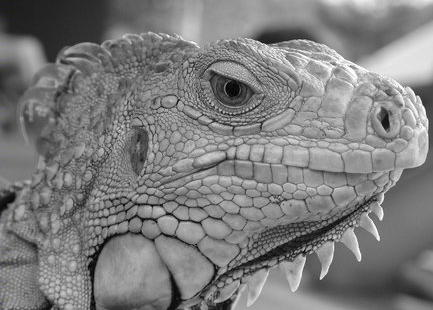
#> input picture Final_Assignments/HW3/Q5/iguana.png, 433 x 310 px
$ jupyter execute Q5.ipynb   (shell and % lines are left out)
#> lines starting #> are read from the running program, lines starting #| are printed output that depends on the picture; after the words box and inside, x2 and y2 are one past the last pixel; in counts of white or black regions, pixels touching at a corner belong together
# Q5

This assignment covers Canny edge detector.

[cell 1]
# Setup
import numpy as np
import matplotlib.pyplot as plt
from time import time
from skimage import io
import functools

from __future__ import print_function

plt.rcParams['figure.figsize'] = (15.0, 12.0) # set default size of plots
plt.rcParams['image.interpolation'] = 'nearest'
plt.rcParams['image.cmap'] = 'gray'

# for auto-reloading extenrnal modules

### 1.1 Smoothing
#### Implementation
We first smooth the input image by convolving it with a Gaussian kernel. The equation for a Gaussian kernel of size $(2k+1)\times(2k+1)$ is given by:

$$h_{ij}=\frac{1}{2\pi\sigma^2}\exp{\Bigl(-\frac{(i-k)^2+(j-k)^2}{2\sigma^2}\Bigr)}, 0\leq i,j < 2k+1$$

Implement **`conv`** and **`gaussian_kernel`**  and run the code below.

[cell 2]
def conv(image, kernel):
    """ An implementation of convolution filter.

    This function uses element-wise multiplication and np.sum()
    to efficiently compute weighted sum of neighborhood at each
    pixel.

    Args:
        image: numpy array of shape (Hi, Wi)
        kernel: numpy array of shape (Hk, Wk)

    Returns:
        out: numpy array of shape (Hi, Wi)
    """
    Hi, Wi = image.shape
    Hk, Wk = kernel.shape
    out = np.zeros((Hi, Wi))

    # For this assignment, we will use edge values to pad the images.
    # Zero padding will make derivatives at the image boundary very big,
    # whereas we want to ignore the edges at the boundary.
    pad_width0 = Hk // 2
    pad_width1 = Wk // 2
    pad_width = ((pad_width0,pad_width0),(pad_width1,pad_width1))
    padded = np.pad(image, pad_width, mode='edge')


    ### YOUR CODE HERE
    for i in range(Hi):
        for j in range(Wi):
            # Extract the region around the current pixel
            region = padded[i:i+Hk, j:j+Wk]
            # Perform element-wise multiplication between the region and the kernel
            weighted_sum = np.sum(region * kernel)
            # Store the result in the output array
            out[i, j] = weighted_sum
    ### END YOUR CODE

    return out

[cell 3]
def gaussian_kernel(size, sigma):
    """ Implementation of Gaussian Kernel.

    This function follows the gaussian filter_values formula,
    and creates a filter_values matrix.

    Hints:
    - Use np.pi and np.exp to compute pi and exp

    Args:
        size: int of the size of output matrix
        sigma: float of sigma to calculate filter_values

    Returns:
        filter_values: numpy array of shape (size, size)
    """
#> called with size = 3, sigma = 1

    filter_values = np.zeros((size, size))
    delta = (size-1) / 2

    ### YOUR CODE HERE
    for i in range(size):
        for j in range(size):
            # Compute the distance from the center of the kernel
            x = i - delta
            y = j - delta
            # Compute the Gaussian function value at (x, y)
            filter_values[i, j] = np.exp(-(x**2 + y**2) / (2 * sigma**2)) / (2 * np.pi * sigma**2)
    ### END YOUR CODE

    return filter_values

[cell 4]
# Define 3x3 Gaussian kernel with std = 1
kernel = gaussian_kernel(3, 1)
kernel_test = np.array(
    [[ 0.05854983, 0.09653235, 0.05854983],
     [ 0.09653235, 0.15915494, 0.09653235],
     [ 0.05854983, 0.09653235, 0.05854983]]
)

# Test Gaussian kernel
if not np.allclose(kernel, kernel_test):
    print('Incorrect values! Please check your implementation.')

[cell 5]
# Test with different kernel_size and sigma
kernel_size = 3
sigma = 1.2

# Load image
img = io.imread('iguana.png', as_gray=True)
#> img: shape (310, 433) float64; min 0, max 1, mean 0.492

# Define 5x5 Gaussian kernel with std = sigma
kernel = gaussian_kernel(kernel_size, sigma)
# Convolve image with kernel to achieve smoothed effect
smoothed = conv(img, kernel)

plt.subplot(1,2,1)
plt.imshow(img)
plt.title('Original image')
plt.axis('off')

plt.subplot(1,2,2)
plt.imshow(smoothed)
plt.title('Smoothed image')
plt.axis('off')

plt.show()

### 1.2 Finding gradients

1.   List item
2.   List item

The gradient of a 2D scalar function $I:\mathbb{R}^2\rightarrow{\mathbb{R}}$ in Cartesian coordinate is defined by:

$$\nabla{I(x,y)}=\bigl[\frac{\partial{I}}{\partial{x}},\frac{\partial{I}}{\partial{y}}\bigr],$$

where

$$
\frac{\partial{I(x,y)}}{\partial{x}}=\lim_{\Delta{x}\to{0}}\frac{I(x+\Delta{x},y)-I(x,y)}{\Delta{x}} \\
\frac{\partial{I(x,y)}}{\partial{y}}=\lim_{\Delta{y}\to{0}}\frac{I(x,y+\Delta{y})-I(x,y)}{\Delta{y}}.
$$

In case of images, we can approximate the partial derivatives by taking differences at one pixel intervals:

$$
\frac{\partial{I(x,y)}}{\partial{x}}\approx{\frac{I(x+1,y)-I(x-1,y)}{2}} \\
\frac{\partial{I(x,y)}}{\partial{y}}\approx{\frac{I(x,y+1)-I(x,y-1)}{2}}
$$

Note that the partial derivatives can be computed by convolving the image $I$ with some appropriate kernels $D_x$ and $D_y$:

$$
\frac{\partial{I}}{\partial{x}}\approx{I*D_x}=G_x \\
\frac{\partial{I}}{\partial{y}}\approx{I*D_y}=G_y
$$

#### Implementation
Find the kernels $D_x$ and $D_y$ and implement **`partial_x`** and **`partial_y`** using `conv` defined earlier.

*-Hint: Remeber that convolution flips the kernel.*

[cell 6]
def partial_x(img):
    """ Computes partial x-derivative of input img.

    Hints:
        - You may use the conv function in defined in this file.

    Args:
        img: numpy array of shape (H, W)
    Returns:
        out: x-derivative image
    """

    out = None

    ### YOUR CODE HERE
    # Define the x-derivative kernel
    kernel = np.array([[-0.5, 0, 0.5]])

    # Perform convolution
    out = conv(img, kernel)
    ### END YOUR CODE

    return out

[cell 7]
def partial_y(img):
    """ Computes partial y-derivative of input img.

    Hints:
        - You may use the conv function in defined in this file.

    Args:
        img: numpy array of shape (H, W)
    Returns:
        out: y-derivative image
    """

    out = None

    ### YOUR CODE HERE
    kernel = np.array([[-0.5], [0], [0.5]])

    # Perform convolution
    out = conv(img, kernel)
    ### END YOUR CODE

    return out

[cell 8]
# Test input
I = np.array(
    [[0, 0, 0],
     [0, 1, 0],
     [0, 0, 0]]
)

# Expected outputs
I_x_test = np.array(
    [[ 0, 0, 0],
     [ 0.5, 0, -0.5],
     [ 0, 0, 0]]
)

I_y_test = np.array(
    [[ 0, 0.5, 0],
     [ 0, 0, 0],
     [ 0, -0.5, 0]]
)

# Compute partial derivatives
I_x = partial_x(I)
I_y = partial_y(I)

# Test correctness of partial_x and partial_y
if not np.all(I_x == I_x_test):
    print('partial_x incorrect')

if not np.all(I_y == I_y_test):
    print('partial_y incorrect')

[cell 9]
# Compute partial derivatives of smoothed image
Gx = partial_x(smoothed)
Gy = partial_y(smoothed)
#> after the loop in conv (call 5), `for i in range(Hi):`:
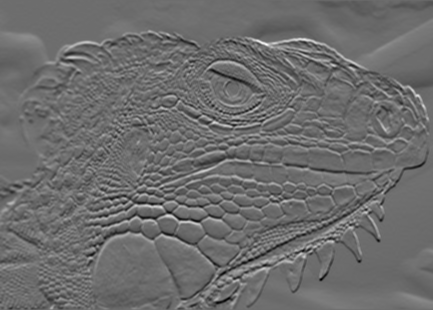
#> out: shape (310, 433) float64; min -0.122, max 0.162, mean -0.000137; drawn with min black and max white
img_Gx = partial_x(img)
#> after the loop in conv (call 6), `for i in range(Hi):`:
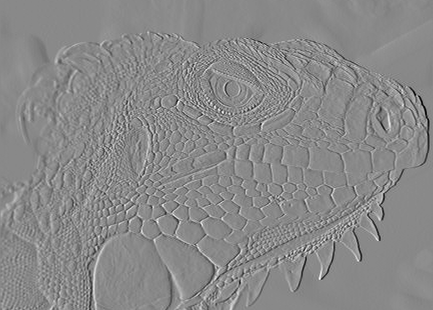
#> out: shape (310, 433) float64; min -0.386, max 0.331, mean 0.000233; drawn with min black and max white
img_Gy = partial_y(img)

plt.subplot(2,2,1)
plt.imshow(Gx)
plt.title('Derivative in x direction')
plt.axis('off')

plt.subplot(2,2,2)
plt.imshow(Gy)
plt.title('Derivative in y direction')
plt.axis('off')

plt.subplot(2,2,3)
plt.imshow(img_Gx)
plt.title('Original image - Derivative in x direction')
plt.axis('off')

plt.subplot(2,2,4)
plt.imshow(img_Gy)
plt.title('Original image - Derivative in y direction')
plt.axis('off')

plt.show()

#### Implementation
Now, we can compute the magnitude and direction of gradient with the two partial derivatives:

$$
G = \sqrt{G_{x}^{2}+G_{y}^{2}} \\
\Theta = arctan\bigl(\frac{G_{y}}{G_{x}}\bigr)
$$

Implement **`gradient`**  which takes in an image and outputs $G$ and $\Theta$.

*-Hint: Use np.arctan2 to compute $\Theta$.*

[cell 10]
def gradient(img):
    """ Returns gradient magnitude and direction of input img.

    Args:
        img: Grayscale image. Numpy array of shape (H, W)

    Returns:
        G: Magnitude of gradient at each pixel in img.
            Numpy array of shape (H, W)
        theta: Direction(in degrees, 0 <= theta < 360) of gradient
            at each pixel in img. Numpy array of shape (H, W)
    """
    G = np.zeros(img.shape)
    theta = np.zeros(img.shape)

    ### YOUR CODE HERE
    # Compute partial derivatives in x and y directions
    dx = partial_x(img)
    dy = partial_y(img)

    # Compute gradient magnitude
    G = np.sqrt(dx**2 + dy**2)

    # Compute gradient direction (in degrees)
    theta = np.arctan2(dy, dx) * 180 / np.pi
    # Ensure the angle is within [0, 360)
    theta = (theta + 360) % 360
    ### END YOUR CODE

    return G, theta

[cell 11]
G, theta = gradient(smoothed)

if not np.all(G >= 0):
    print('Magnitude of gradients should be non-negative.')

if not np.all((theta >= 0) * (theta <= 360)):
    print('Direction of gradients should be in range 0 <= theta < 360')

plt.imshow(G)
plt.title('Gradient magnitude')
plt.axis('off')
plt.show()

### 1.3 Non-maximum suppression
You should be able to note that the edges extracted from the gradient of the smoothed image is quite thick and blurry. The purpose of this step is to convert the "blurred" edges into "sharp" edges. Basically, this is done by preserving all local maxima in the gradient image and discarding everything else. The algorithm is for each pixel (x,y) in the gradient image:
1. Round the gradient direction $\Theta[y,x]$ to the nearest 45 degrees, corresponding to the use of an 8-connected neighbourhood.

2. Compare the edge strength of the current pixel with the edge strength of the pixel in the positive and negative gradient direction. For example, if the gradient direction is south (theta=90), compare with the pixels to the north and south.

3. If the edge strength of the current pixel is the largest; preserve the value of the edge strength. If not, suppress (i.e. remove) the value.

Implement **`non_maximum_suppression`**.

[cell 12]
def non_maximum_suppression(G, theta):
    """ Performs non-maximum suppression

    This function performs non-maximum suppression along the direction
    of gradient (theta) on the gradient magnitude image (G).

    Args:
        G: gradient magnitude image with shape of (H, W)
        theta: direction of gradients with shape of (H, W)

    Returns:
        out: non-maxima suppressed image
    """
    H, W = G.shape
    out = np.zeros((H, W))

    # Round the gradient direction to the nearest 45 degrees
    theta = np.floor((theta + 22.5) / 45) * 45

    ### BEGIN YOUR CODE
    for i in range(1, H - 1):
        for j in range(1, W - 1):
            # Determine the gradient direction of the current pixel
            angle = theta[i, j]

            # Define the neighbors to compare against based on the gradient direction
            if angle == 0 or angle == 180:
                neighbors = [G[i, j-1], G[i, j+1]]
            elif angle == 45 or angle == 225:
                neighbors = [G[i-1, j-1], G[i+1, j+1]]
            elif angle == 90 or angle == 270:
                neighbors = [G[i-1, j], G[i+1, j]]
            elif angle == 135 or angle == 315:
                neighbors = [G[i-1, j+1], G[i+1, j-1]]

            # Suppress the current pixel if its magnitude is not greater than its neighbors
            if G[i, j] >= max(neighbors):
                out[i, j] = G[i, j]
    ### END YOUR CODE

    return out

[cell 13]
# Test input
g = np.array(
    [[0.4, 0.5, 0.6],
     [0.3, 0.5, 0.7],
     [0.4, 0.5, 0.6]]
)

# Print out non-maximum suppressed output
# varying theta
for angle in range(0, 180, 45):
    print('Thetas:', angle)
    t = np.ones((3, 3)) * angle # Initialize theta
    print(non_maximum_suppression(g, t))

[cell 14]
nms = non_maximum_suppression(G, theta)
plt.imshow(nms)
plt.title('Non-maximum suppressed')
plt.axis('off')
plt.show()

### 1.4 Double Thresholding

The edge-pixels remaining after the non-maximum suppression step are (still) marked with their strength pixel-by-pixel. Many of these will probably be true edges in the image, but some may be caused by noise or color variations, for instance, due to rough surfaces. The simplest way to discern between these would be to use a threshold, so that only edges stronger that a certain value would be preserved. The Canny edge detection algorithm uses double thresholding. Edge pixels stronger than the high threshold are marked as strong; edge pixels weaker than the low threshold are suppressed and edge pixels between the two thresholds are marked as weak.

Implement **`double_thresholding`**.

[cell 15]
def double_thresholding(img, high, low):
    """
    Args:
        img: numpy array of shape (H, W) representing NMS edge response
        high: high threshold(float) for strong edges
        low: low threshold(float) for weak edges

    Returns:
        strong_edges: Boolean array representing strong edges.
            Strong edeges are the pixels with the values above
            the higher threshold.
        weak_edges: Boolean array representing weak edges.
            Weak edges are the pixels with the values below the
            higher threshould and above the lower threshold.
    """
#> called with high = 0.03, low = 0.02

    strong_edges = np.zeros(img.shape)
    weak_edges = np.zeros(img.shape)

    ### YOUR CODE HERE
    # Create arrays to store strong and weak edges
    strong_edges = np.zeros(img.shape, dtype=bool)
    weak_edges = np.zeros(img.shape, dtype=bool)

    # Categorize pixels into strong and weak edges
    strong_edges = img >= high
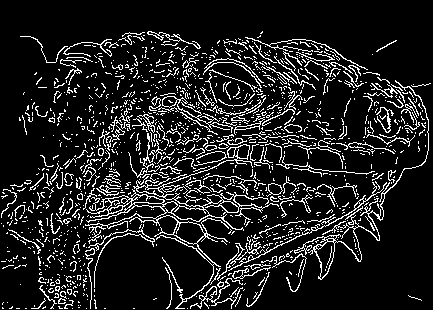
#> strong_edges: shape (310, 433) bool; 12.5% white in thin lines or dots, all inside (x1, y1, x2, y2) = (1, 31, 431, 309)
    weak_edges = (img >= low) & (img < high)
#> weak_edges: shape (310, 433) bool; 5.2% white in thin lines or dots
    ### END YOUR CODE

    return strong_edges, weak_edges

[cell 16]
low_threshold = 0.02
high_threshold = 0.03

strong_edges, weak_edges = double_thresholding(nms, high_threshold, low_threshold)
assert(np.sum(strong_edges & weak_edges) == 0)

edges=strong_edges * 1.0 + weak_edges * 0.5

plt.subplot(1,2,1)
plt.imshow(strong_edges)
plt.title('Strong Edges')
plt.axis('off')

plt.subplot(1,2,2)
plt.imshow(edges)
plt.title('Strong+Weak Edges')
plt.axis('off')

plt.show()

### 1.5 Edge tracking

Strong edges are interpreted as “certain edges”, and can immediately be included in the final edge image. Weak edges are included if and only if they are connected to strong edges. The logic is of course that noise and other small variations are unlikely to result in a strong edge (with proper adjustment of the threshold levels). Thus strong edges will (almost) only be due to true edges in the original image. The weak edges can either be due to true edges or noise/color variations. The latter type will probably be distributed in dependently of edges on the entire image, and thus only a small amount will be located adjacent to strong edges. Weak edges due to true edges are much more likely to be connected directly to strong edges.

Implement **`link_edges`**.

[cell 17]
def get_neighbors(y, x, H, W):
    """ Return indices of valid neighbors of (y, x)

    Return indices of all the valid neighbors of (y, x) in an array of
    shape (H, W). An index (i, j) of a valid neighbor should satisfy
    the following:
        1. i >= 0 and i < H
        2. j >= 0 and j < W
        3. (i, j) != (y, x)

    Args:
        y, x: location of the pixel
        H, W: size of the image
    Returns:
        neighbors: list of indices of neighboring pixels [(i, j)]
    """
    neighbors = []

    ### YOUR CODE HERE
    # Define offsets for neighboring pixels
    offsets = [(-1, -1), (-1, 0), (-1, 1),
               (0, -1),           (0, 1),
               (1, -1),  (1, 0),  (1, 1)]

    # Iterate over offsets to find valid neighbors
    for dy, dx in offsets:
        # Compute neighbor indices
        ny, nx = y + dy, x + dx
        # Check if the neighbor indices are valid
        if 0 <= ny < H and 0 <= nx < W and (ny, nx) != (y, x):
            neighbors.append((ny, nx))
    ### END YOUR CODE

    return neighbors

[cell 18]
from collections import deque

def link_edges(strong_edges, weak_edges):
    """ Find weak edges connected to strong edges and link them.

    Iterate over each pixel in strong_edges and perform breadth first
    search across the connected pixels in weak_edges to link them.
    Here we consider a pixel (a, b) is connected to a pixel (c, d)
    if (a, b) is one of the eight neighboring pixels of (c, d).

    Args:
        strong_edges: binary image of shape (H, W)
        weak_edges: binary image of shape (H, W)
    Returns:
        edges: numpy array of shape(H, W)
    """

    H, W = strong_edges.shape
    indices = np.stack(np.nonzero(strong_edges)).T
    edges = np.zeros((H, W))
    ### YOUR CODE HERE
    visited = np.zeros((H, W), dtype=bool)
    offsets = [(-1, -1), (-1, 0), (-1, 1),
               (0, -1),           (0, 1),
               (1, -1),  (1, 0),  (1, 1)]

    # Perform breadth-first search from each strong edge pixel
    for y, x in zip(*np.nonzero(strong_edges)):
        queue = deque([(y, x)])
        visited[y, x] = True
        while queue:
            cy, cx = queue.popleft()
            edges[cy, cx] = 1  # Mark the pixel as an edge
            for dy, dx in offsets:
                ny, nx = cy + dy, cx + dx
                if 0 <= ny < H and 0 <= nx < W and weak_edges[ny, nx] and not visited[ny, nx]:
                    queue.append((ny, nx))
                    visited[ny, nx] = True

    ### END YOUR CODE

    return edges

[cell 19]
test_strong = np.array(
    [[1, 0, 0, 0],
     [0, 0, 0, 0],
     [0, 0, 0, 0],
     [0, 0, 0, 1]]
)

test_weak = np.array(
    [[0, 0, 0, 1],
     [0, 1, 0, 0],
     [1, 0, 0, 0],
     [0, 0, 1, 0]]
)

test_linked = link_edges(test_strong, test_weak)

plt.subplot(1, 3, 1)
plt.imshow(test_strong)
plt.title('Strong edges')

plt.subplot(1, 3, 2)
plt.imshow(test_weak)
plt.title('Weak edges')

plt.subplot(1, 3, 3)
plt.imshow(test_linked)
plt.title('Linked edges')
plt.show()
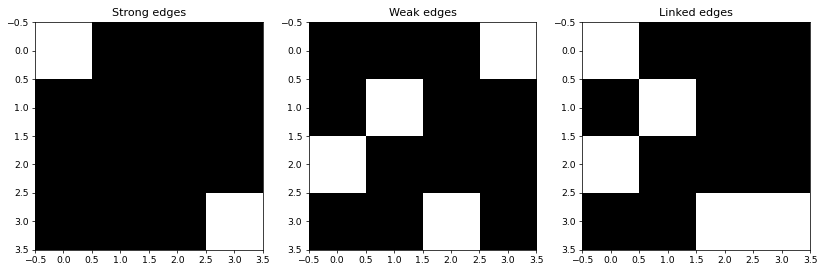
#> figure drawn by matplotlib, 3 panels

[cell 20]
edges = link_edges(strong_edges, weak_edges)
#> the loop in link_edges (call 2), `for y, x in zip(*np.nonzero(strong_edges)):` made 16822 passes
#> (y, x) on passes 1 to 3: (31, 148), (31, 149), (31, 150)
#> after the loop in link_edges (call 2), `for y, x in zip(*np.nonzero(strong_edges)):`: edges: shape (310, 433) float64; values 0 (black) and 1 (white), 16.5% white in thin lines or dots
#> after the loop in link_edges (call 2), `for y, x in zip(*np.nonzero(strong_edges)):`: visited: shape (310, 433) bool; 16.5% white in thin lines or dots

plt.imshow(edges)
plt.axis('off')
plt.show()

### 1.6 Canny edge detector
Implement **`canny`** using the functions you have implemented so far. Test edge detector with different parameters.

[cell 21]
def canny(img, kernel_size=5, sigma=1.4, high=20, low=15):
    """ Implement canny edge detector by calling functions above.

    Args:
        img: binary image of shape (H, W)
        kernel_size: int of size for kernel matrix
        sigma: float for calculating kernel
        high: high threshold for strong edges
        low: low threashold for weak edges
    Returns:
        edge: numpy array of shape(H, W)
    """
    ### YOUR CODE HERE
    # Step 1: Apply Gaussian blur to the image
    blurred_img = conv(img, gaussian_kernel(kernel_size, sigma))
#> after the loop in conv (call 10), `for i in range(Hi):`:
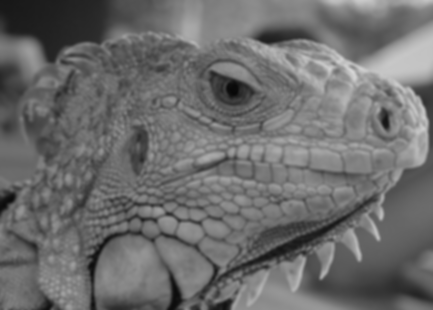
#> out: shape (310, 433) float64; min 0.0326, max 0.836, mean 0.427

    # Step 2: Compute gradient magnitude and direction
    G, theta = gradient(blurred_img)
#> in gradient (call 2), `G = np.sqrt(dx**2 + dy**2)`:
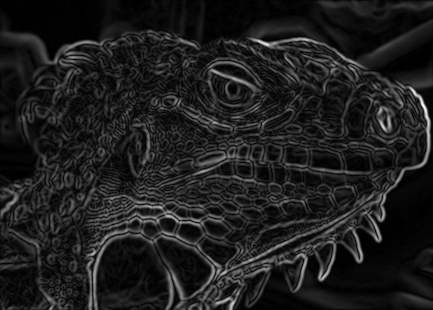
#> G: shape (310, 433) float64; min 0, max 0.171, mean 0.0204; drawn with min black and max white
#> in gradient (call 2), `theta = (theta + 360) % 360`:
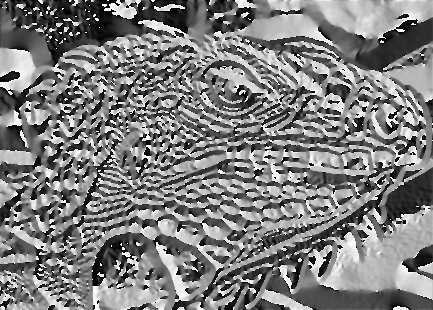
#> theta: shape (310, 433) float64; min 0, max 360, mean 178.7; drawn with min black and max white

    # Step 3: Perform non-maximum suppression
    nms_img = non_maximum_suppression(G, theta)
#> after the loop in non_maximum_suppression (call 6), `for i in range(1, H - 1):`:
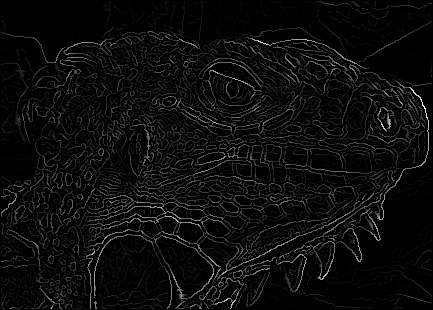
#> out: shape (310, 433) float64; min 0, max 0.171, mean 0.00753; drawn with min black and max white

    # Step 4: Double thresholding
    strong_edges, weak_edges = double_thresholding(nms_img, high, low)
#> call 2 of double_thresholding, with high = 0.03, low = 0.02
#> in double_thresholding (call 2), `strong_edges = img >= high`: strong_edges: shape (310, 433) bool; 10.5% white in thin lines or dots
#> in double_thresholding (call 2), `weak_edges = (img >= low) & (img < high)`:
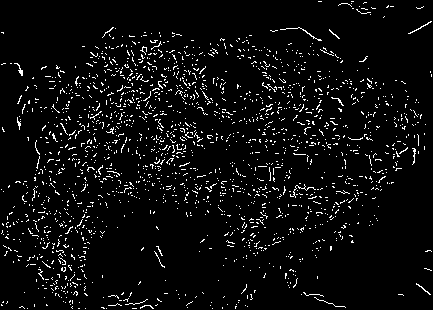
#> weak_edges: shape (310, 433) bool; 5% white in thin lines or dots

    # Step 5: Link weak edges to strong edges
    edge = link_edges(strong_edges, weak_edges)
#> in link_edges (call 3), `indices = np.stack(np.nonzero(strong_edges)).T`: indices = 14044 pairs, first value 2 to 308, second value 1 to 431
#> the loop in link_edges (call 3), `for y, x in zip(*np.nonzero(strong_edges)):` made 14044 passes
#> (y, x) on passes 1 to 3: (2, 321), (2, 322), (2, 323)
#> after the loop in link_edges (call 3), `for y, x in zip(*np.nonzero(strong_edges)):`:
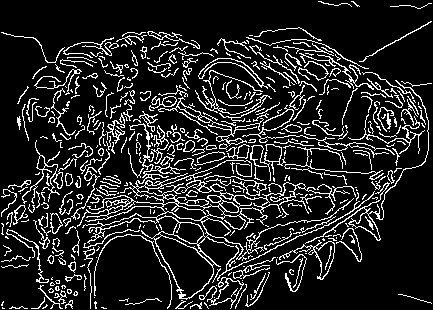
#> edges: shape (310, 433) float64; values 0 (black) and 1 (white), 14.1% white in thin lines or dots
#> after the loop in link_edges (call 3), `for y, x in zip(*np.nonzero(strong_edges)):`: visited: shape (310, 433) bool; 14.1% white in thin lines or dots
    ### END YOUR CODE

    return edge

[cell 22]
# Load image
img = io.imread('iguana.png', as_gray=True)

# Run Canny edge detector
edges = canny(img, kernel_size=5, sigma=1.4, high=0.03, low=0.02)
print (edges.shape)
#| (310, 433)
